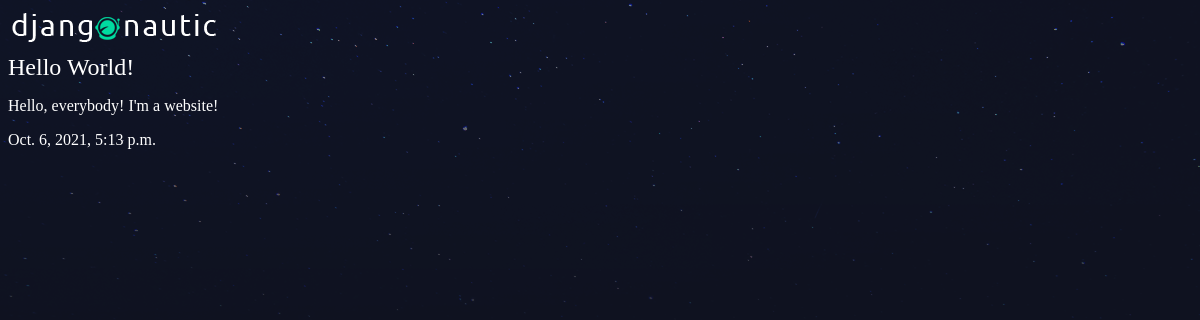
Screenshot of /articles/hello-world/ with the database file from the repository.
### articles/models.py (models this page shows, shortened)
class Article(models.Model):
    title = models.CharField(max_length=100)
    slug = models.SlugField()
    body = models.TextField()
    date = models.DateTimeField(auto_now_add=True)

### articles/views.py (the view)
# urls.py: url(r'^(?P<slug>[\w-]+)/$', views.article_details, name="detail"),
def article_details(request, slug):
    article = Article.objects.get(slug=slug)
    return render(request, 'articles/article_detail.html', {'article':article})

### articles/templates/articles/article_detail.html
{% extends 'base_layout.html' %}
{% block content %}
<div class="article-detail">
    <div class="article">
        <h2> {{ article.title }} </h2>
        <p> {{ article.body }} </p>
        <p> {{ article.date }} </p>
    </div>
</div>
{%endblock%}

### assets/styles.css (style rules this page uses)
body { background-color: #0f121f; background-image: url(stars.png); background-repeat: no-repeat; color: #fff; }
body * { font-family: Ubuntu; }
h1, h2, h3, h4, h5 { font-weight: normal; margin: 0; }

### rows the page displays
Article: title "Hello World!", body "Hello, everybody! I'm a website!", date "Oct. 6, 2021, 5:13 p.m."
